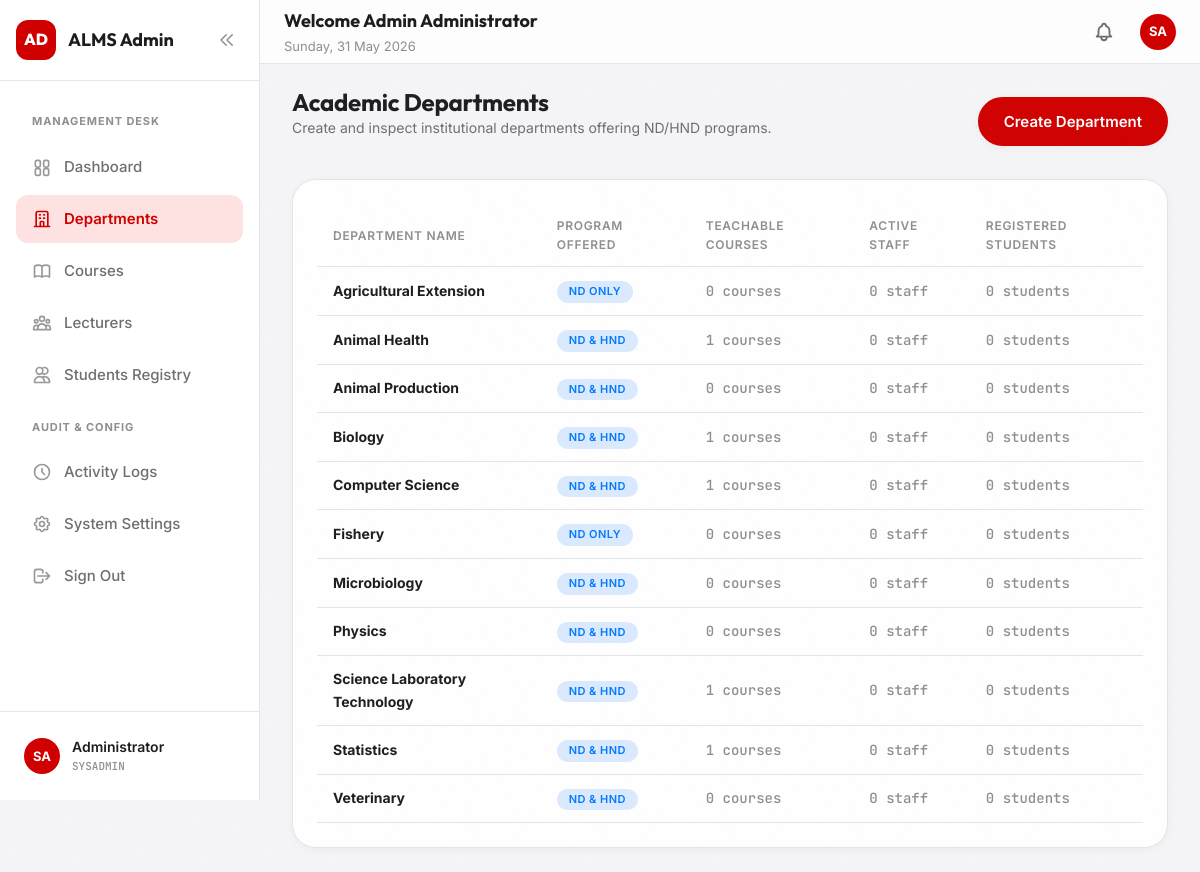
The app's page /admin/departments.php (signed in) with its own data.
### tables this page shows
CREATE TABLE `departments` (
  `id` INT AUTO_INCREMENT PRIMARY KEY,
  `name` VARCHAR(255) NOT NULL UNIQUE,
  `level_offered` ENUM('ND & HND', 'ND ONLY') NOT NULL DEFAULT 'ND & HND'
);

### admin/departments.php (the view, shortened to what this page needs)
<?php
require_once __DIR__ . '/../includes/header.php';
$db = db();
$departments = $db->query("
    SELECT d.id, d.name, d.level_offered,
           (SELECT COUNT(*) FROM student_profiles WHERE department_id = d.id) AS student_count,
           (SELECT COUNT(*) FROM lecturer_profiles WHERE primary_department_id = d.id) AS lecturer_count,
           (SELECT COUNT(*) FROM courses WHERE department_id = d.id) AS course_count
    FROM departments d
    ORDER BY d.name ASC
")->fetchAll();
?>
<?php require_once __DIR__ . '/../includes/nav-admin.php'; ?>
<div class="main-content">
    <?php require_once __DIR__ . '/../includes/topbar.php'; ?>
    <div class="page-content animate-fade-in">
        <div style="display:flex; flex-wrap:wrap; justify-content:space-between; align-items:center; margin-bottom: var(--sp-6); gap:16px;">
            <div>
                <h2 style="font-size: 1.5rem; font-weight:700;">Academic Departments</h2>
                <p class="text-secondary text-sm">Create and inspect institutional departments offering ND/HND programs.</p>
            </div>
            <button class="btn btn-primary" onclick="openCreateModal()">Create Department</button>
        </div>
        <div class="dashboard-widget" style="overflow-x: auto;">
            <table class="data-table">
                <thead>
                    <tr>
                        <th>Department Name</th>
                        <th>Program Offered</th>
                        <th>teachable courses</th>
                        <th>Active Staff</th>
                        <th>Registered Students</th>
                    </tr>
                </thead>
                <tbody>
                    <?php foreach ($departments as $d): ?>
                        <tr>
                            <td><strong><?= htmlspecialchars($d['name']) ?></strong></td>
                            <td><span class="badge badge-blue"><?= htmlspecialchars($d['level_offered']) ?></span></td>
                            <td class="font-mono-data text-muted"><?= $d['course_count'] ?> courses</td>
                            <td class="font-mono-data text-muted"><?= $d['lecturer_count'] ?> staff</td>
                            <td class="font-mono-data text-muted"><?= $d['student_count'] ?> students</td>
                        </tr>
                    <?php endforeach; ?>
                </tbody>
            </table>
        </div>
    </div>
</div>
<?php require_once __DIR__ . '/../includes/footer.php'; ?>

### assets/css/index.css (style rules this page uses)
:root { --clr-primary: #D10000; --clr-primary-hover: #B00000; --clr-primary-light: #FEE2E2; --clr-primary-glow: rgba(209,0,0,0.25); --clr-bg: #F5F5F7; --clr-surface: #FFFFFF; --clr-border: #D1D1D6; --clr-border-light: #E5E5EA; --clr-text: #1D1D1F; --clr-text-secondary: #6E6E73; --clr-text-muted: #8E8E93; --clr-success: #34C759; --clr-success-light: #DCFCE7; --clr-warning: #FF9500; --clr-warning-light: #FEF3C7; --clr-danger: #FF3B30; --clr-danger-light: #FEE2E2; --clr-info: #007AFF; --clr-info-light: #DBEAFE; --clr-dark-bg: #0F0F0F; --clr-dark-surface: #1A1A1A; --clr-dark-border: #2A2A2A; --clr-dark-text: #F5F5F7; --clr-dark-muted: #8E8E93; --sp-1: 0.25rem; --sp-2: 0.5rem; --sp-3: 0.75rem; --sp-4: 1rem; --sp-5: 1.25rem; --sp-6: 1.5rem; --sp-8: 2rem; --sp-10: 2.5rem; --sp-12: 3rem; --sp-16: 4rem; --sp-20: 5rem; --sp-24: 6rem; --radius-sm: 8px; --radius-md: 12px; --radius-lg: 16px; --radius-xl: 20px; --radius-2xl: 24px; --radius-pill: 9999px; --shadow-xs: 0 1px 2px rgba(0,0,0,0.04); --shadow-sm: 0 2px 8px rgba(0,0,0,0.04); --shadow-md: 0 4px 24px rgba(0,0,0,0.06); --shadow-lg: 0 8px 40px rgba(0,0,0,0.08); --shadow-xl: 0 12px 56px rgba(0,0,0,0.12); --shadow-glow: 0 0 24px rgba(209,0,0,0.15); --font-body: 'Inter', -apple-system, BlinkMacSystemFont, sans-serif; --font-heading: 'Outfit', 'Inter', sans-serif; --font-mono: 'JetBrains Mono', 'Fira Code', monospace; --ease-out: cubic-bezier(0.16, 1, 0.3, 1); --ease-spring: cubic-bezier(0.34, 1.56, 0.64, 1); --duration-fast: 150ms; --duration-normal: 250ms; --duration-slow: 400ms; --sidebar-width: 260px; --sidebar-collapsed: 72px; --topbar-height: 64px; --max-content: 1280px; }
*, *::before, *::after { margin: 0; padding: 0; box-sizing: border-box; }
html { font-size: 16px; scroll-behavior: smooth; -webkit-text-size-adjust: 100%; -webkit-font-smoothing: antialiased; -moz-osx-font-smoothing: grayscale; }
body { font-family: var(--font-body); font-weight: 400; line-height: 1.6; color: var(--clr-text); background: var(--clr-bg); overflow-x: hidden; }
h1, h2, h3, h4, h5, h6 { font-family: var(--font-heading); font-weight: 700; line-height: 1.2; color: var(--clr-text); letter-spacing: -0.01em; }
h2 { font-size: 2rem; }
p { margin-bottom: var(--sp-4); }
input, textarea, select, button { font-family: inherit; font-size: inherit; border: none; outline: none; background: none; }
.font-mono-data { font-family: var(--font-mono); font-weight: 500; font-variant-numeric: tabular-nums; }
.text-muted { color: var(--clr-text-muted); }
.text-secondary { color: var(--clr-text-secondary); }
.text-sm { font-size: 0.875rem; }
.btn { display: inline-flex; align-items: center; justify-content: center; gap: var(--sp-2); padding: var(--sp-3) var(--sp-6); font-family: var(--font-body); font-weight: 600; font-size: 0.9375rem; border-radius: var(--radius-pill); cursor: pointer; transition: all var(--duration-normal) var(--ease-out); white-space: nowrap; user-select: none; border: 2px solid transparent; text-decoration: none; line-height: 1.4; }
.btn-primary { background: var(--clr-primary); color: #FFFFFF; border-color: var(--clr-primary); box-shadow: var(--shadow-sm); }
.dashboard-widget { background: var(--clr-surface); border-radius: var(--radius-2xl); padding: var(--sp-6); box-shadow: var(--shadow-sm); border: 1px solid var(--clr-border-light); }
.film-grain { position: relative; }
.film-grain::after { content: ''; position: absolute; inset: 0; opacity: 0.03; pointer-events: none; background-size: 128px 128px; z-index: 1; }
.badge { display: inline-flex; align-items: center; padding: 2px var(--sp-3); border-radius: var(--radius-pill); font-size: 0.6875rem; font-weight: 600; text-transform: uppercase; letter-spacing: 0.04em; }
.badge-blue { background: var(--clr-info-light); color: var(--clr-info); }
.data-table { width: 100%; border-collapse: separate; border-spacing: 0; }
.data-table th { text-align: left; font-size: 0.75rem; font-weight: 600; color: var(--clr-text-muted); text-transform: uppercase; letter-spacing: 0.06em; padding: var(--sp-3) var(--sp-4); border-bottom: 1px solid var(--clr-border-light); }
.data-table td { padding: var(--sp-3) var(--sp-4); font-size: 0.875rem; border-bottom: 1px solid var(--clr-border-light); vertical-align: middle; }
.data-table tbody tr { transition: background var(--duration-fast) ease; }
.animate-fade-in { animation: fadeIn 0.4s ease forwards; }

### records on screen
departments: name "Agricultural Extension", level_offered "ND ONLY", course_count "0", lecturer_count "0", student_count "0"
departments: name "Animal Health", level_offered "ND & HND", course_count "1", lecturer_count "0", student_count "0"
departments: name "Animal Production", level_offered "ND & HND", course_count "0", lecturer_count "0", student_count "0"
departments: name "Biology", level_offered "ND & HND", course_count "1", lecturer_count "0", student_count "0"
departments: name "Computer Science", level_offered "ND & HND", course_count "1", lecturer_count "0", student_count "0"
departments: name "Fishery", level_offered "ND ONLY", course_count "0", lecturer_count "0", student_count "0"
departments: name "Microbiology", level_offered "ND & HND", course_count "0", lecturer_count "0", student_count "0"
departments: name "Physics", level_offered "ND & HND", course_count "0", lecturer_count "0", student_count "0"
departments: name "Science Laboratory Technology", level_offered "ND & HND", course_count "1", lecturer_count "0", student_count "0"
departments: name "Statistics", level_offered "ND & HND", course_count "1", lecturer_count "0", student_count "0"
departments: name "Veterinary", level_offered "ND & HND", course_count "0", lecturer_count "0", student_count "0"

### other values on screen
$greeting "Welcome Admin Administrator"
$initials "SA"
